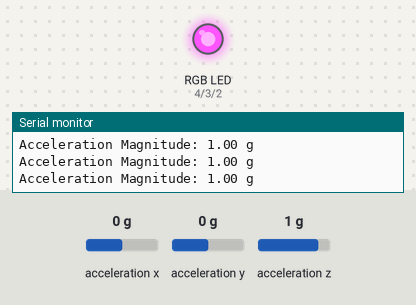
Bench run of a sketch on a simulated Arduino Uno, built with avr-gcc and run on an emulated ATmega328P. Parts: an RGB LED mixed from three pins (HIGH = lit), the last lines printed to the serial monitor. Wiring (inferred from the names in the program): MPU-9250 motion sensor at I2C address 0x68. Inputs (shaded band) come from the test bench; at power-on: acceleration x 0 g, acceleration y 0 g, acceleration z 1 g.

Above: at 1.7 s.
1.8 s: acceleration x set to -1.4 g
At 2.5 s:
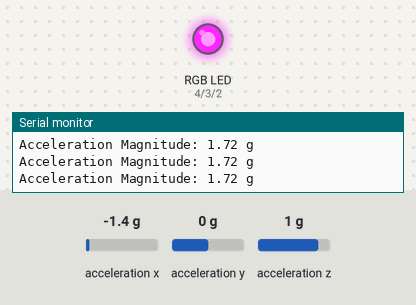
3.3 s: acceleration y set to -1.4 g
At 4.5 s:
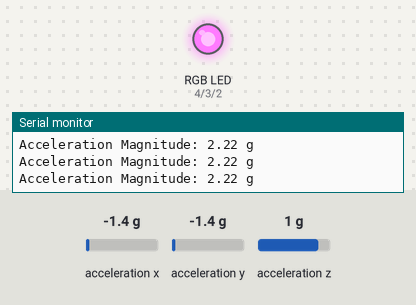
4.8 s: acceleration z set to -0.9 g
At 5.5 s:
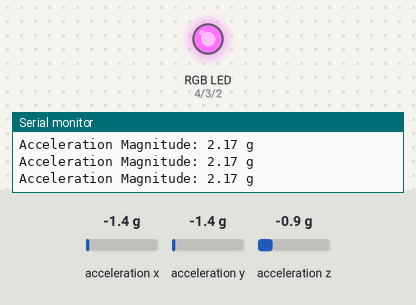
6.3 s: acceleration z set to -1.2 g
At 7.4 s:
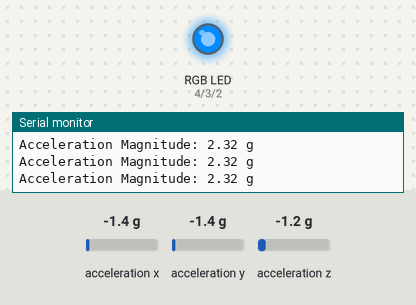
Timing chart, 0 to 8.8 s (numbered marks = the images above; inputs shaded):
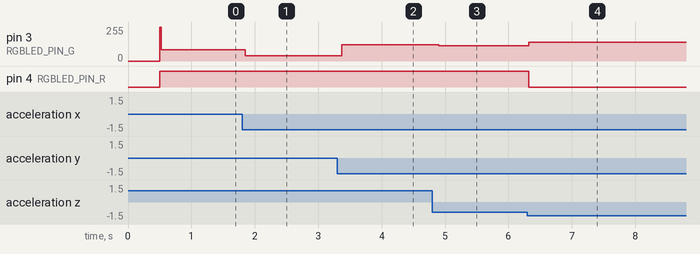

Measured:
- the behaviour switches between -1 and -1.1 g on acceleration z (found by bisection; images 3 and 4)
- after the input at 1.8 s, pin 3 (RGBLED_PIN_G): 85/255 → 38/255 after 0.05 s
- after the input at 3.3 s, pin 3 (RGBLED_PIN_G): 38/255 → 123/255 after 0.07 s
- after the input at 4.8 s, pin 3 (RGBLED_PIN_G): 123/255 → 115/255 after 0.10 s
- after the input at 6.3 s, pin 3 (RGBLED_PIN_G): 115/255 → 139/255 at once; pin 4 (RGBLED_PIN_R): HIGH → LOW at once

The sketch:

PunchGame.ino
```cpp
#include "Arduino.h"
#include "RGBLed.h"
#include <Wire.h>

// RGB LED Pins and Type
#define RGBLED_PIN_B 2
#define RGBLED_PIN_G 3
#define RGBLED_PIN_R 4
#define rgbLed_TYPE COMMON_ANODE
RGBLed rgbLed(RGBLED_PIN_R, RGBLED_PIN_G, RGBLED_PIN_B, rgbLed_TYPE);

// MPU-9250 I2C Address and Registers
#define MPU_ADDR 0x68
#define PWR_MGMT_1 0x6B
#define ACCEL_XOUT_H 0x3B

void setup() {
  Serial.begin(9600);
  Wire.begin();

  // Wake up MPU-9250
  Wire.beginTransmission(MPU_ADDR);
  Wire.write(PWR_MGMT_1);
  Wire.write(0); // Wake up
  Wire.endTransmission(true);

  // Flash LED white for 500ms
  rgbLed.setRGB(255, 255, 255);
  delay(500);
  rgbLed.turnOff();

  Serial.println("MPU-9250 RGB LED Accelerometer Visualizer Initialized");
}

void loop() {
  int16_t ax, ay, az;
  readAcceleration(ax, ay, az);

  // Normalize to g units (assuming ±2g range)
  float ax_g = ax / 16384.0;
  float ay_g = ay / 16384.0;
  float az_g = az / 16384.0;

  // Compute acceleration magnitude
  float a_mag = sqrt(ax_g * ax_g + ay_g * ay_g + az_g * az_g);

  // Print to serial
  Serial.print("Acceleration Magnitude: ");
  Serial.print(a_mag, 2);
  Serial.println(" g");

  // Update LED color
  setColorFromAccel(a_mag);

  delay(100);
}

void readAcceleration(int16_t &ax, int16_t &ay, int16_t &az) {
  Wire.beginTransmission(MPU_ADDR);
  Wire.write(ACCEL_XOUT_H);
  Wire.endTransmission(false);
  Wire.requestFrom(MPU_ADDR, 6, true);

  ax = (Wire.read() << 8) | Wire.read();
  ay = (Wire.read() << 8) | Wire.read();
  az = (Wire.read() << 8) | Wire.read();
}

void setColorFromAccel(float a_mag) {
  a_mag = constrain(a_mag, 0.0, 3.0);

  int r = 0, g = 0, b = 0;

  if (a_mag < 1.5) {
    float t = a_mag / 1.5;
    r = 0;
    g = int(255 * t);
    b = int(255 * (1 - t));
  } else {
    float t = (a_mag - 1.5) / 1.5;
    r = int(255 * t);
    g = int(255 * (1 - t));
    b = 0;
  }

  rgbLed.setRGB(r, g, b);
}
```

RGBLed.cpp
```cpp
#include "RGBLed.h"

#include <Arduino.h>
/**
* RGBLed constructor.<BR>
* redPin, greenPin, bluePin - three PWM pin on arduino board.
*/
RGBLed::RGBLed(int redPin, int greenPin, int bluePin, bool type) : rPin(redPin), gPin(greenPin), bPin(bluePin)
{
  TYPE = type;
	pinMode(rPin, OUTPUT);
	pinMode(gPin, OUTPUT);
	pinMode(bPin, OUTPUT);
}

/**
* Set Red,Green,Blue values of the LED.
*/
void RGBLed::setRGB(int R, int G, int B)
{
  if(TYPE)
  {
  analogWrite(rPin,R);
  analogWrite(gPin,G);
  analogWrite(bPin,B);
  }
  else
  {
  analogWrite(rPin,255-R);
  analogWrite(gPin,255-G);
  analogWrite(bPin,255-B);
  }
}

/**
* Turn off the LED.
*/
void RGBLed::turnOff()
{
  if(TYPE)
  {
	digitalWrite(rPin,0);
	digitalWrite(gPin,0);
	digitalWrite(bPin,0);
  }
  else
  {
  digitalWrite(rPin,1);
  digitalWrite(gPin,1);
  digitalWrite(bPin,1);
  }

}
```

RGBLed.h
```cpp
/** \addtogroup RGBLed
 *  @{
 */

#ifndef RGBLED_H
#define RGBLED_H

#define COMMON_ANODE 0
#define COMMON_CATHODE 1

class RGBLed
{
	public:
		RGBLed(int redPin, int greenPin, int bluePin, bool type = COMMON_ANODE);
		void setRGB(int R, int G, int B);
		void turnOff();
	private:
		const int rPin,gPin,bPin;
    bool TYPE;
};
#endif //__RGBLED_H

 /** @}*/
```
